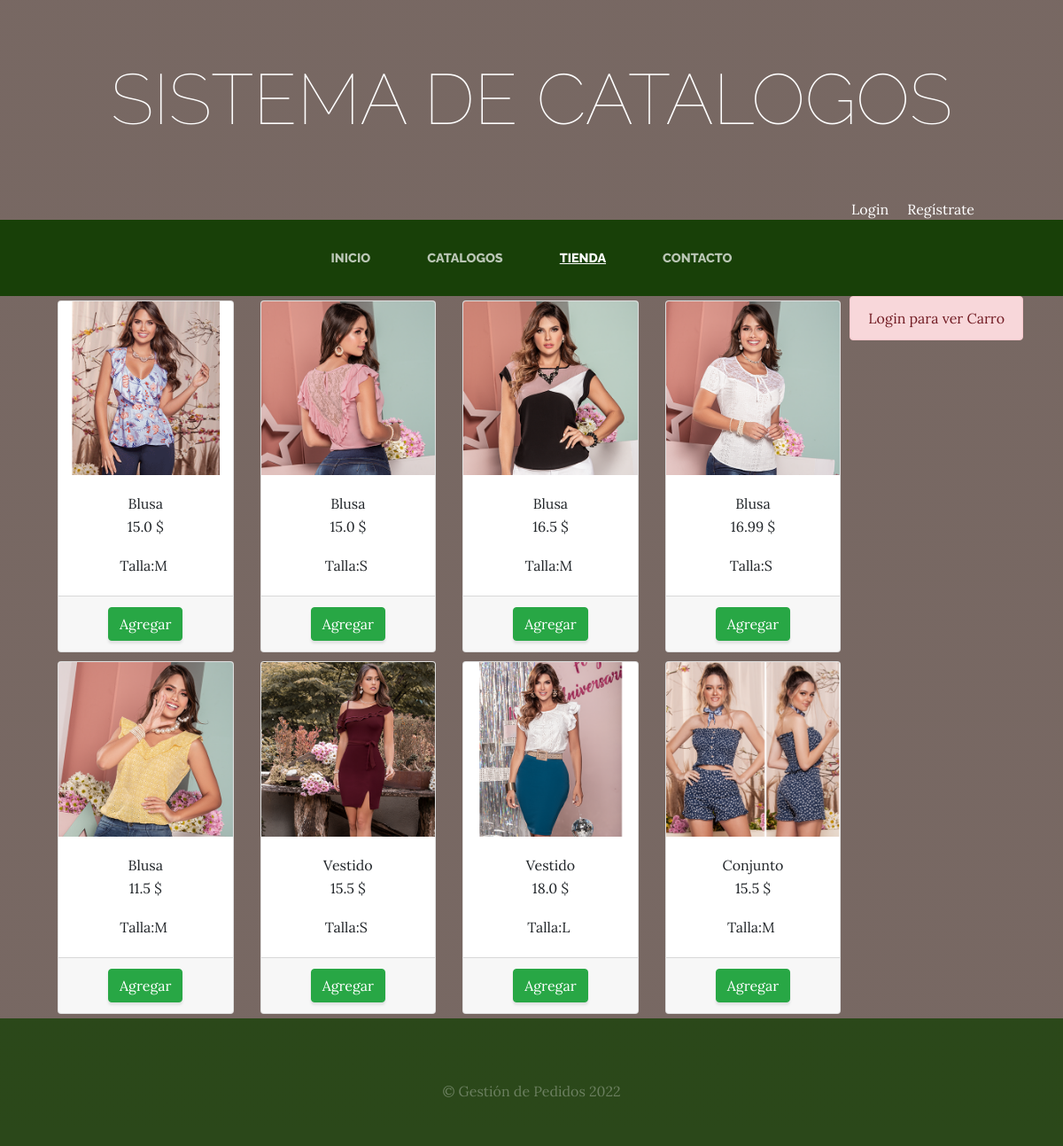
The app's page /tienda/ with its own data.
### tienda/models.py (models this page shows)
class Producto(models.Model):
    nombre=models.CharField(max_length=50)
    categorias=models.ForeignKey(CategoriaProd, on_delete=models.CASCADE)
    imagen=models.ImageField(upload_to="tienda", null=True, blank=True)
    precio=models.FloatField()
    talla=models.CharField(max_length=50)
    disponibilidad=models.BooleanField(default=True)
    created=models.DateTimeField(auto_now_add=True)
    updated=models.DateTimeField(auto_now_add=True)
    class Meta:
        verbose_name="Producto"
        verbose_name_plural="Productos"

### tienda/views.py (the view)
# urls.py: path('tienda/', include('tienda.urls')),
def tienda(request):
    productos=Producto.objects.all()
    return render(request, "tienda/tienda.html", {"productos":productos})

### carro/context_processor.py (called while the page is built)
def importe_total_carro(request):
    total=0
    if request.user.is_authenticated:
        for key, value in request.session["carro"].items():
            total=total+float(value["precio"])
        totalf = round(total, 2)
    else:
        totalf="Debes hacer login"
    return {"importe_total_carro":totalf}

### tienda/templates/tienda/tienda.html
{% extends "base.html" %}
{% load static %}
{% block content %}
<div class="container">
  <div style="float:right;">
    {% if request.user.is_authenticated %}
      {% include "carro/widget.html" %}
    {% else %}
      <div class="alert alert-danger text-center">Login para ver Carro</div>
    {% endif %}
  </div>
  <div class="row">
{% for producto in productos %}
    <div class="col-md-3">
    <div class="card" style="width: 100%; margin: 5px 5px;">
        <img src="{{producto.imagen.url}}" class="card-img-top">
        <div class="card-body" style="text-align: center;">
            <h7 class="card-title">{{producto.nombre}}</h7>
            <p class="card-text">{{producto.precio}}&nbsp;$</p>
            <p class="card-text">Talla:{{producto.talla}}&nbsp;</p>
        </div>
        <div class="card-footer text-center">
            <a href="{% url 'carro:agregar' producto.id %}" class="btn btn-success">Agregar </a>
        </div>
    </div>
  </div>
{% endfor %}
  </div>
</div>
{% endblock %}

### SistemaCatalogoapp/templates/base.html (shortened to what this page needs)
<html>
<head>
    {% load static %}
    <link href="{% static '/vendor/bootstrap/css/bootstrap.min.css' %}" rel="stylesheet">
    <link href="{% static 'css/gestion.css' %}" rel="stylesheet">
</head>
<body>
    <h1 class="site-heading text-center text-white d-none d-lg-block">
        <span class="site-heading-lower">Sistema de Catalogos</span>
      </h1>
    <div style="text-align: right; margin-right: 100px; color: white;">
      {% if user.is_authenticated %}
      Hola {{ user.username }} &nbsp;&nbsp;<a href="{% url 'cerrar_sesion' %}" style="color: white;">Cerrar sesión</a>
      {% else %}
      <a href="{% url 'logear'%}" style="color: white;">Login</a> &nbsp; &nbsp; <a href="{% url 'Autenticacion'%}" style="color: white;">Regístrate</a>
      {% endif %}
      </div>
 <nav class="navbar navbar-expand-lg navbar-dark py-lg-4" id="mainNav">
    <div class="container">
      <div class="collapse navbar-collapse" id="navbarResponsive">
        <ul class="navbar-nav mx-auto">
          <li class="nav-item  {%if request.path == '/' %} active {% endif %} px-lg-4">
            <a class="nav-link text-uppercase text-expanded" href="{% url 'Inicio' %}">Inicio</a>
          </li>
          <li class="nav-item {%if request.path == '/catalogos/' %} active {% endif %} px-lg-4">
            <a class="nav-link text-uppercase text-expanded" href="{% url 'Catalogos' %}">Catalogos</a>
          </li>
          <li class="nav-item {%if request.path == '/tienda/' %} active {% endif %} px-lg-4">
            <a class="nav-link text-uppercase text-expanded" href="{% url 'Tienda' %}">Tienda</a>
          </li>
          <li class="nav-item {%if request.path == '/contacto/' %} active {% endif %} px-lg-4">
            <a class="nav-link text-uppercase text-expanded" href="{% url 'Contacto' %}">Contacto</a>
          </li>
        </ul>
      </div>
    </div>
  </nav>
  {% block content %}
  {% endblock %}
    <footer class="footer text-faded text-center py-5">
      <div class="container">
        <p class="m-0">
        <p class="m-0 mbt1">&copy; Gestión de Pedidos 2022</p>
      </div>
	</footer>
</body>
</html>

### SistemaCatalogoapp/static/css/gestion.css (style rules this page uses)
body { font-family: 'Lora'; background: linear-gradient(rgba(47, 23, 15, 0.65), rgba(47, 23, 15, 0.65)), url("https://image.isu.pub/180626223336-7515b2bc827ad74f25f0888d5645c282/jpg/page_1.jpg"); background-attachment: fixed; background-position: center; background-size: cover; }
h1, h2, h3, h4, h5, h6 { font-family: 'Raleway'; }
p { line-height: 1.75; }
.text-faded { color: rgba(255, 255, 255, 0.3); }
.site-heading { margin-top: 5rem; margin-bottom: 5rem; text-transform: uppercase; line-height: 1; font-family: 'Raleway'; }
.site-heading .site-heading-lower { font-size: 5rem; font-weight: 100; line-height: 4rem; }
#mainNav { background-color: rgba(24, 64, 8); font-family: 'Raleway'; }
#mainNav .navbar-nav .nav-item .nav-link { color: rgba(255, 255, 255, 0.7); font-weight: 800; }
#mainNav .navbar-nav .nav-item.active .nav-link { color: #ffffff; text-decoration: underline; }
@media (min-width: 992px) { #mainNav .navbar-nav .nav-item .nav-link { font-size: 0.9rem; } }
.footer { background-color: rgba(24, 64, 8, 0.8); }
.btn { box-shadow: 0px 3px 3px 0px rgba(33, 37, 41, 0.1); }
.mbt1 { padding-top: 1.25rem; }

### records on screen
Producto: imagen (picture), nombre "Blusa", precio "15.0", talla "M"
Producto: imagen (picture), nombre "Blusa", precio "15.0", talla "S"
Producto: imagen (picture), nombre "Blusa", precio "16.5", talla "M"
Producto: imagen (picture), nombre "Blusa", precio "16.99", talla "S"
Producto: imagen (picture), nombre "Blusa", precio "11.5", talla "M"
Producto: imagen (picture), nombre "Vestido", precio "15.5", talla "S"
Producto: imagen (picture), nombre "Vestido", precio "18.0", talla "L"
Producto: imagen (picture), nombre "Conjunto", precio "15.5", talla "M"
